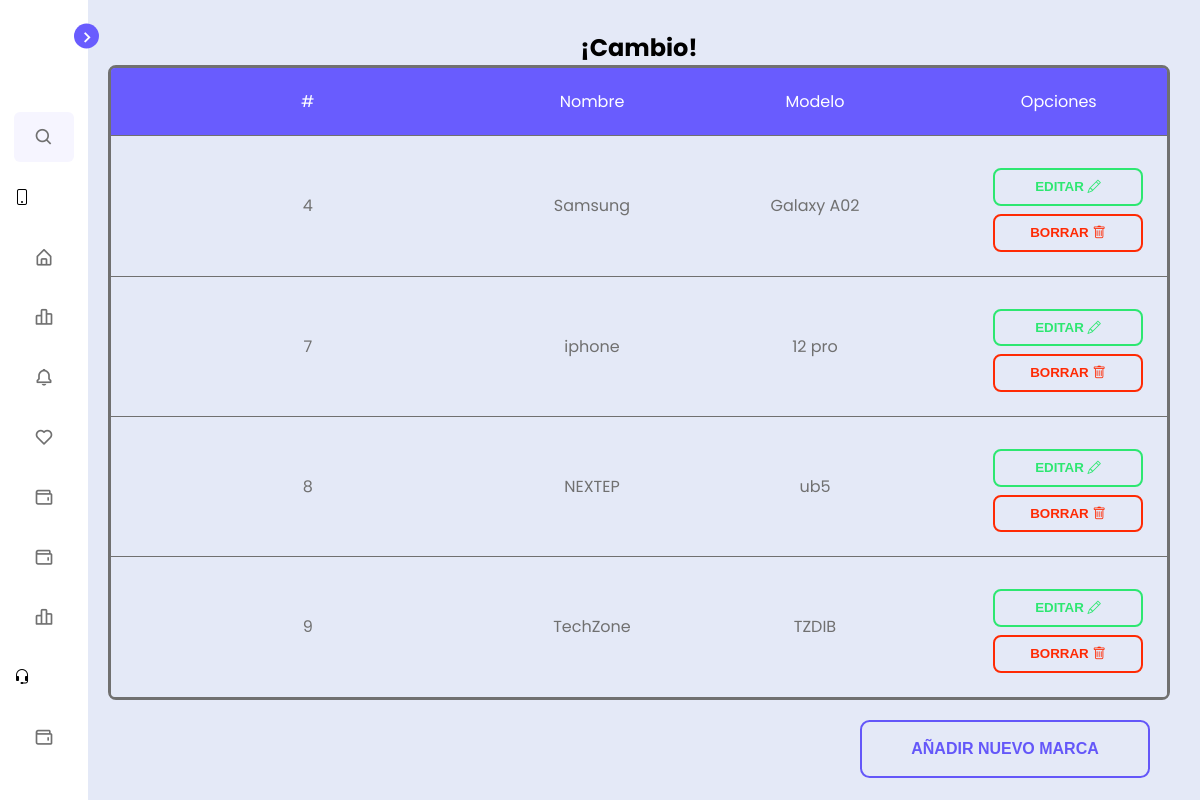
Screenshot of /panel/views/marca/ctrlMarca.php with the database file from the repository.
### tables this page shows
CREATE TABLE IF NOT EXISTS `marca` (
  `id_marca` int(11) NOT NULL AUTO_INCREMENT,
  `nombre_marca` varchar(20) DEFAULT NULL,
  `id_modelo` int(11) DEFAULT NULL,
  PRIMARY KEY (`id_marca`),
  KEY `fk_modelo` (`id_modelo`)
);

CREATE TABLE IF NOT EXISTS `modelo` (
  `id_modelo` int(11) NOT NULL AUTO_INCREMENT,
  `tipo_modelo` varchar(20) DEFAULT NULL,
  PRIMARY KEY (`id_modelo`)
);

### panel/views/marca/mdlMarca.php (called while the page is built, shortened)
<?php
    require_once('../../sistemas.php');
    class Marca extends Sistema{
        public function read(){
            $sql = "SELECT m.id_marca,
                     m.nombre_marca,
                     (mo.tipo_modelo) as modelo
                     FROM marca m
                     INNER JOIN modelo mo on mo.id_modelo=m.id_modelo;";
            $stmt = $this->con->prepare($sql);
            $stmt->execute();
            $datosMarcas = $stmt->fetchAll(PDO::FETCH_ASSOC);
            return $datosMarcas;
        }
    }
    $marca = new Marca();
?>

### panel/sistemas.php (called while the page is built, shortened)
<?php
    class Sistema{
        public function conexion(){
            $dbDriver = "mysql";
            $dbHost = "localhost";
            $dbUser = "telefonia";
            $dbcontrasena = "t3l3c0mT";
            $db = "telefonia";
            $this->con = new PDO($dbDriver.':host='.$dbHost.';dbname='.$db, $dbUser, $dbcontrasena);
        }
    }
?>

### panel/views/marca/vistaMarca.php (the view)
<section class="page-content" style="text-align:center;">
<h1> ¡Cambio! </h1>
<table>
        <thead>
            <tr>
            <td scope="col">#</td>
            <td scope="col">Nombre</td>
            <td scope="col">Modelo</td>
            <td scope="col">Opciones</td>
            </tr>
        </thead>
        <tbody>
            <?php
                foreach ($datosMarcas as $key => $datosMarca):
            ?>
            <tr>
            <td><?php echo $datosMarca['id_marca'] ?></td>
            <td><?php echo $datosMarca['nombre_marca'] ?></td>
            <td><?php echo $datosMarca['modelo'] ?></td>
                <td>
                    <div>
                    <a href="ctrlMarca.php?accion=modify&id_marca=<?php echo $datosMarca['id_marca']; ?>"><button
                                id="btn2 first2" type="button" class="btn2 first2">Editar <i class="bi bi-pencil"></i></button></a>
                    <a href="ctrlMarca.php?accion=delete&id_marca=<?php echo $datosMarca['id_marca']; ?>"><button
                                id="btn3 first" type="button" class="btn first">Borrar <i class="bi bi-trash"></i></button></a>
                </div>
                </td>
            </tr>
            <?php
                endforeach;
            ?>
        </tbody>
                </table>
                <a href="ctrlMarca.php?accion=new" class="btn3 first3" style="float: right;"> Añadir nuevo Marca</a>
            </section>

### componentes/header.php (shortened to what this page needs)
<!DOCTYPE html>
<html lang="en">
<head>
    <link rel="stylesheet" href="/Proyecto_Tel_Bach/css/dasboard.css">
    <link rel="stylesheet" href="/Proyecto_Tel_Bach/css/style.css">
    <link rel="stylesheet" href="https://cdn.jsdelivr.net/npm/bootstrap-icons@1.5.0/font/bootstrap-icons.css">
    <link rel="stylesheet" href="https://cdn.jsdelivr.net/npm/bootstrap-icons@1.10.3/font/bootstrap-icons.css">
    <link href='https://unpkg.com/boxicons@2.1.1/css/boxicons.min.css' rel='stylesheet'>
</head>
<body>
    <nav class="sidebar close">
        <header>
            <div class="image-text">
            </div>
            <i class='bx bx-chevron-right toggle'></i>
        </header>
        <div class="menu-bar">
            <div class="menu">
                <li class="search-box">
                    <i class='bx bx-search icon'></i>
                </li>
                <ul class="menu-links">
                    <li class="menu-links">
                        <i class="bi bi-phone"></i>
                    </li>
                    <li class="nav-link">
                        <a href="/Proyecto_Tel_Bach/panel/views/marca/ctrlMarca.php">
                            <i class='bx bx-home-alt icon'></i>
                        </a>
                    </li>
                    <li class="nav-link">
                        <a href="/Proyecto_Tel_Bach/panel/views/modelo/ctrlModelo.php">
                            <i class='bx bx-bar-chart-alt-2 icon'></i>
                        </a>
                    </li>
                    <li class="nav-link">
                        <a href="/Proyecto_Tel_Bach/panel/views/telefono/ctrlTelefono.php">
                            <i class='bx bx-bell icon'></i>
                        </a>
                    </li>
                    <li class="nav-link">
                        <a href="/Proyecto_Tel_Bach/panel/views/sim/ctrlSim.php">
                            <i class='bx bx-heart icon'></i>
                        </a>
                    </li>
                    <li class="nav-link">
                        <a href="/Proyecto_Tel_Bach/panel/views/plan_datos/ctrlPlan.php">
                            <i class='bx bx-wallet icon'></i>
                        </a>
                    </li>
                    <li class="nav-link">
                        <a href="/Proyecto_Tel_Bach/panel/views/cambios/ctrlCambio.php">
                            <i class='bx bx-wallet icon'></i>
                        </a>
                    </li>
                    <li class="nav-link">
                        <a href="#">
                            <i class='bx bx-bar-chart-alt-2 icon'></i>
                        </a>
                    </li>
                    <li class="menu-links">
                    <i class="bi bi-headset"></i>
                    </li>
                    <li class="nav-link">
                        <a href="#">
                            <i class='bx bx-wallet icon'></i>
                        </a>
                    </li>
                    <li class="nav-link">
                        <a href="/Proyecto_Tel_Bach/panel/views/marca/ctrlMarca.php">
                            <i class='bx bx-home-alt icon'></i>
                        </a>
                    </li>
                </ul>
            </div>
        </div>
    </nav>

### panel/views/marca/ctrlMarca.php (shortened to what this page needs)
<?php
    require_once('mdlMarca.php');
    $accion = NULL;
    require_once('../../../componentes/header.php');
    switch($accion){
        default:
            $datosMarcas = $marca->read();
            require_once('vistaMarca.php');
    }
    require_once('../../../componentes/footer.php');
?>

### componentes/footer.php (shortened to what this page needs)
</body>
</html>

### css/dasboard.css (style rules this page uses)
* { margin: 0; padding: 0; box-sizing: border-box; font-family: 'Poppins', sans-serif; }
:root { --body-color: #E4E9F7; --sidebar-color: #FFF; --primary-color: #695CFE; --primary-color-light: #F6F5FF; --toggle-color: #DDD; --text-color: #707070; --tran-03: all 0.2s ease; --tran-03: all 0.3s ease; --tran-04: all 0.3s ease; --tran-05: all 0.3s ease; }
body { min-height: 100vh; background-color: var(--body-color); transition: var(--tran-05); }
.sidebar { position: fixed; top: 0; left: 0; height: 100%; width: 250px; padding: 10px 14px; background: var(--sidebar-color); transition: var(--tran-05); z-index: 100; }
.sidebar.close { width: 88px; }
.sidebar li { height: 50px; list-style: none; display: flex; align-items: center; margin-top: 10px; }
.sidebar header .image, .sidebar .icon { min-width: 60px; border-radius: 6px; }
.sidebar .icon { min-width: 60px; border-radius: 6px; height: 100%; display: flex; align-items: center; justify-content: center; font-size: 20px; }
.sidebar .text, .sidebar .icon { color: var(--text-color); transition: var(--tran-03); }
.sidebar header { position: relative; }
.sidebar header .image-text { display: flex; align-items: center; }
.sidebar header .toggle { position: absolute; top: 50%; right: -25px; transform: translateY(-50%) rotate(180deg); height: 25px; width: 25px; background-color: var(--primary-color); color: var(--sidebar-color); border-radius: 50%; display: flex; align-items: center; justify-content: center; font-size: 22px; cursor: pointer; transition: var(--tran-05); }
.sidebar.close .toggle { transform: translateY(-50%) rotate(0deg); }
.sidebar .menu { margin-top: 40px; }
.sidebar li.search-box { border-radius: 6px; background-color: var(--primary-color-light); cursor: pointer; transition: var(--tran-05); }
.sidebar li a { list-style: none; height: 100%; background-color: transparent; display: flex; align-items: center; height: 100%; width: 100%; border-radius: 6px; text-decoration: none; transition: var(--tran-03); }
.sidebar .menu-bar { height: calc(100% - 55px); display: flex; flex-direction: column; justify-content: space-between; overflow-y: scroll; }
.sidebar.close ~ .page-content { left: 78px; height: 100vh; width: calc(100% - 78px); }
.page-content { position: relative; left: 220px; width: calc(100% - 220px); min-height: 100vh; padding: 30px; }

### rows the page displays
marca: id_marca "4", nombre_marca "Samsung", id_modelo.tipo_modelo "Galaxy A02"
marca: id_marca "7", nombre_marca "iphone", id_modelo.tipo_modelo "12 pro"
marca: id_marca "8", nombre_marca "NEXTEP", id_modelo.tipo_modelo "ub5"
marca: id_marca "9", nombre_marca "TechZone", id_modelo.tipo_modelo "TZDIB"
